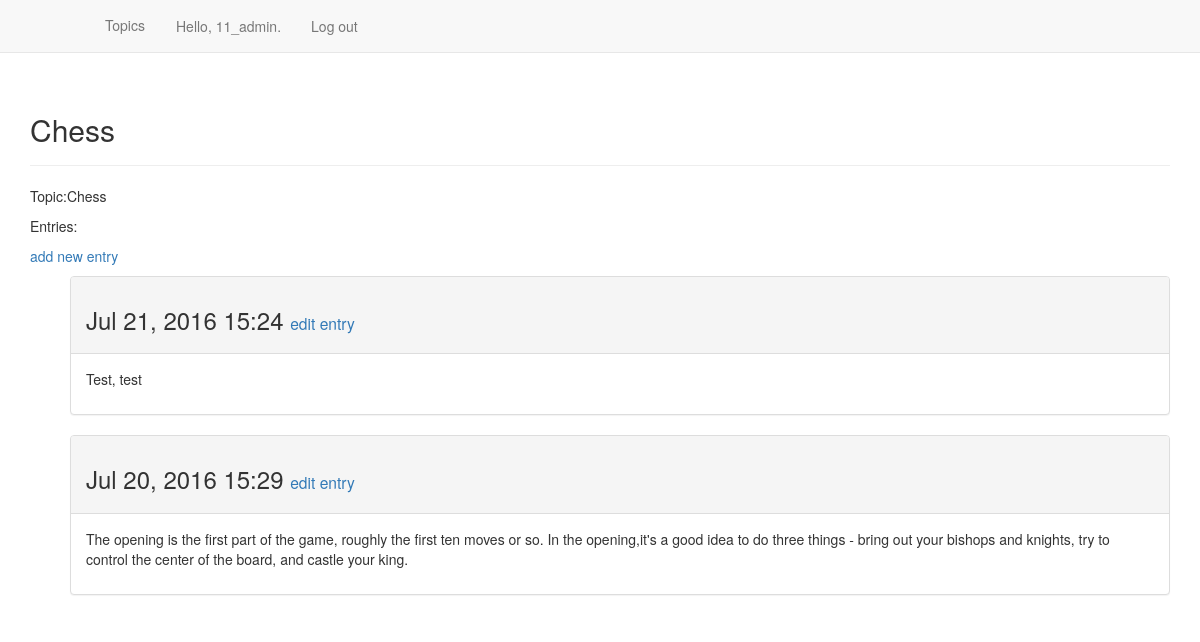
/topics/1 (signed in), run on the app's committed database.
### learning_logs/models.py (models this page shows, shortened)
class Topic(models.Model):
    text = models.CharField(max_length=200)
    date_added = models.DateTimeField(auto_now_add =True)
    owner = models.ForeignKey(User)
    def __str__(self):
        return self.text

class Entry(models.Model):
    topic = models.ForeignKey(Topic)
    text = models.TextField()
    date_added = models.DateTimeField(auto_now_add =True)
    class Meta:
        verbose_name_plural = 'entries'

### learning_logs/views.py (the view)
# urls.py: url(r'^topics/(?P<topic_id>\d+)$', views.topic,name= 'topic'),
@login_required
def topic(request,topic_id):
    topic = Topic.objects.get(id = topic_id)
    if topic.owner != request.user:
        raise Http404
    entries = topic.entry_set.order_by('-date_added')
    context = {'topic':topic, 'entries':entries}
    return render(request,'learning_logs/topic.html',context)

### learning_logs/templates/learning_logs/topic.html
{% extends "learning_logs/base.html" %}
{% block header %}
	<h2>{{ topic }} </h2>
{% endblock header %}
{%block content %}
	<p> Topic:{{ topic }} </p>
	<p> Entries: </p>
	<p>
		<a href="{% url 'learning_logs:new_entry' topic.id %}"> add new entry</a>
	</p>
	<ul>
		{% for entry in entries %}
			<div class = "panel panel-default">
				<div class ="panel-heading">
				  <h3>
					{{entry.date_added|date:'M d, Y H:i'}}
					<small>
						<a href ="{% url 'learning_logs:edit_entry' entry.id %}"> edit entry</a>
					</small>
				  </h3>
				 </div>
				 <div class ="panel-body">
				 	{{entry.text| linebreaks }}
				 </div>
			</div>
		{% empty %}
			<li>No entries for this topic yet.</li>
		{% endfor %}
{% endblock content %}

### learning_logs/templates/learning_logs/base.html (shortened to what this page needs)
{% load bootstrap3 %}
<!DOCTYPE html>
<html lang ="en">
	<head>
		{% bootstrap_css %}
	</head>
	<body>
	<nav class ="navbar navbar-default navbar-static-top">
		<div class = "container">
			<div class ="navbar-header">
			    <a class = "navbar-brand" href= "{% url 'learning_logs:index' %}">
			</div>
			<div id = "navbar" class ="navbar-collapse collapse">
				<ul class ="nav navbar-nav">
					<li><a href ="{% url 'learning_logs:topics' %}">Topics</a></li>
				</ul>
				<ul class = "nav navbar-nav navbar -right">
					{% if user.is_authenticated %}
						<li> <a> Hello, {{user.username}}.</a> </li>
						<li> <a href= "{% url 'users:logout' %}">Log out </a></li>
					{% else %}
						<li> <a href = "{% url 'users:register' %}">Register </a> </li>
						<li> <a href ="{% url 'users:login' %}">Log in </a></li>
					{% endif %}
				</ul>
			</div>
		</div>
	</nav>
		<div class = "container">
			<div class ="page-header">
				{% block header %}{% endblock header %}
			</div>
			<div>
				{% block content %}{% endblock content %}
			</div>
		</div>
 	</body>
</html>

### data on the page
Topic: text "Chess"
Entry: date_added "Jul 21, 2016 15:24", text "Test, test"
Entry: date_added "Jul 20, 2016 15:29", text "The opening is the first part of the game, roughly the first ten moves or so. In the opening,it's a good idea to do three things - bring out your bishops and knights, try to control the center of the board, and castle your king."

### other printed values
{{ user.username }} "11_admin"
